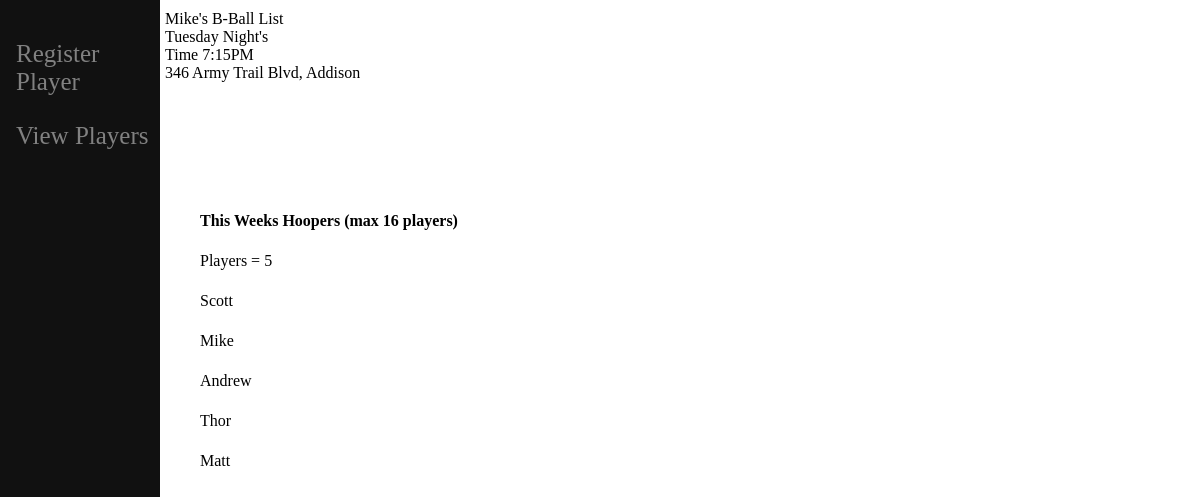
The app's page /, older data.
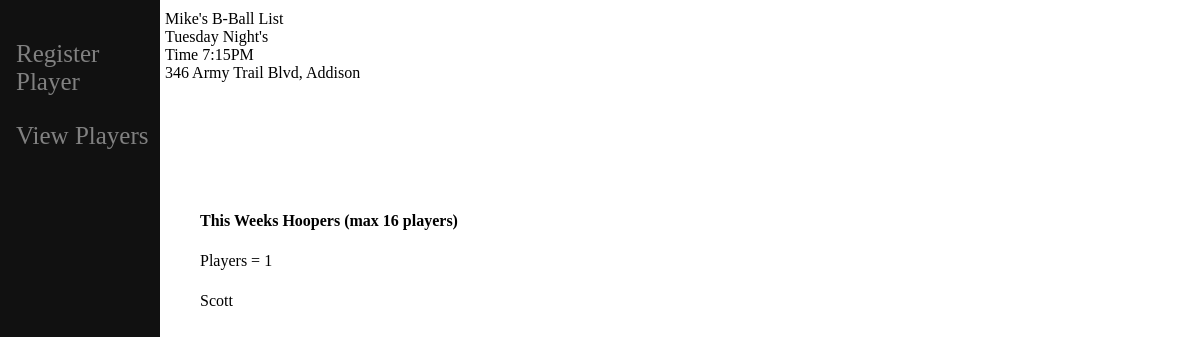
The same page, newer data.
### b_ball/models.py (models this page shows, shortened)
class Player(models.Model):
    player_name = models.CharField(max_length=30)
    player_email = models.CharField(max_length=30)
    player_cell = models.CharField(max_length=30)

### b_ball/views.py (the view)
# urls.py: path('', views.home, name='home'),
def home(request):
    players = Player.objects.all()
    number_of_players = Player.objects.all()
    count = len(number_of_players)
    return render(request, 'home.html', {'players': players,'count':count,})

### b_ball/templates/home.html
{% extends 'base.html' %}
{% block content %}
<html>
        <body>
                <div>
                <table>
                        <tr>
                                <th style="padding:10px;">This Weeks Hoopers (max 16 players)</th>
                        </tr>
                        <tr>
                                <td style = "padding:10px;">Players = {{count}}</td>
                        </tr>
                                {% for p in players %}
                        <tr>
                                <td style="padding:10px;">{{p.player_name}}</td>
                        </tr>
                                {% endfor %}
                </table>
                </div>
        </body>
</html>
{% endblock %}

Row changes from the older to the newer data that the page shows:
removed Player: player_name "Mike"
removed Player: player_name "Andrew"
removed Player: player_name "Thor"
removed Player: player_name "Matt"
Text that changed along with them:
{{ count }}: "5" → "1"
